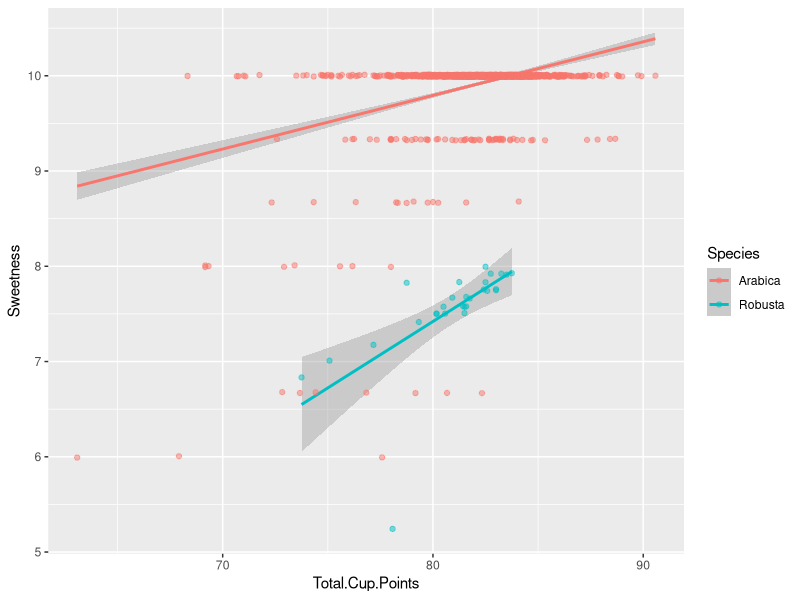
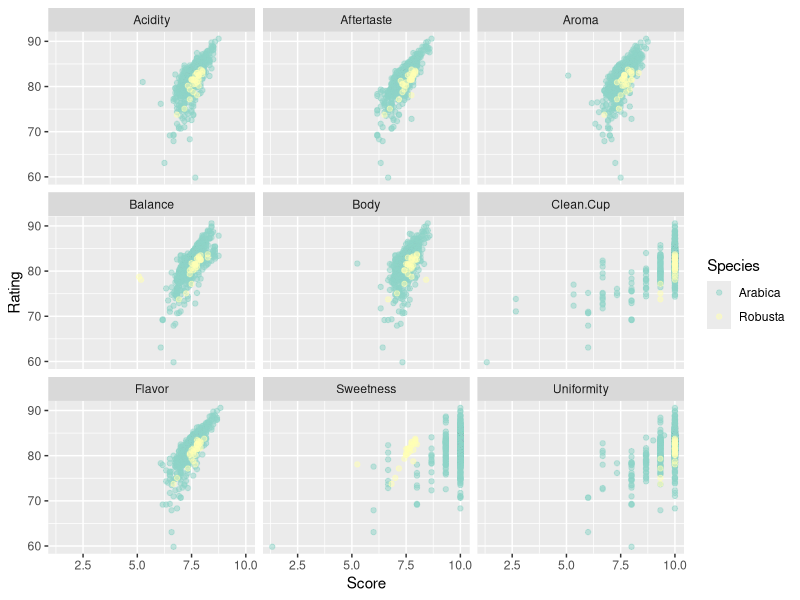
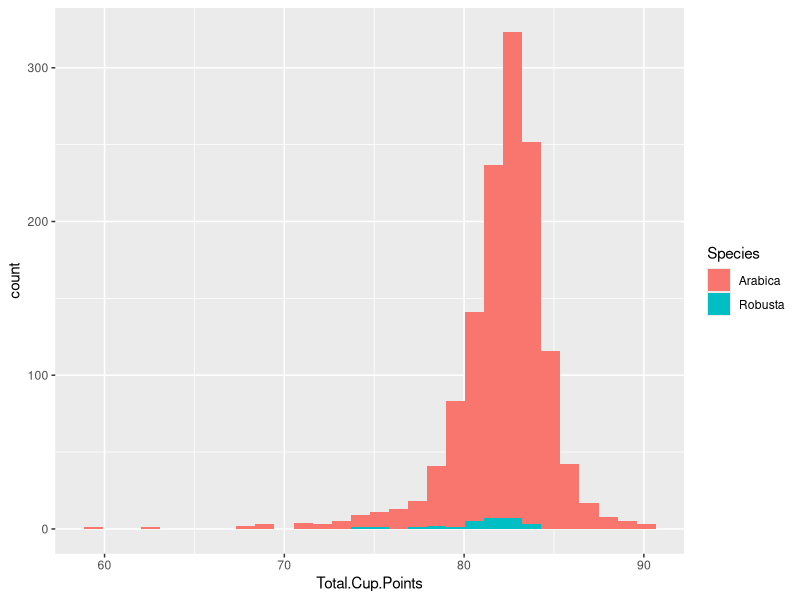
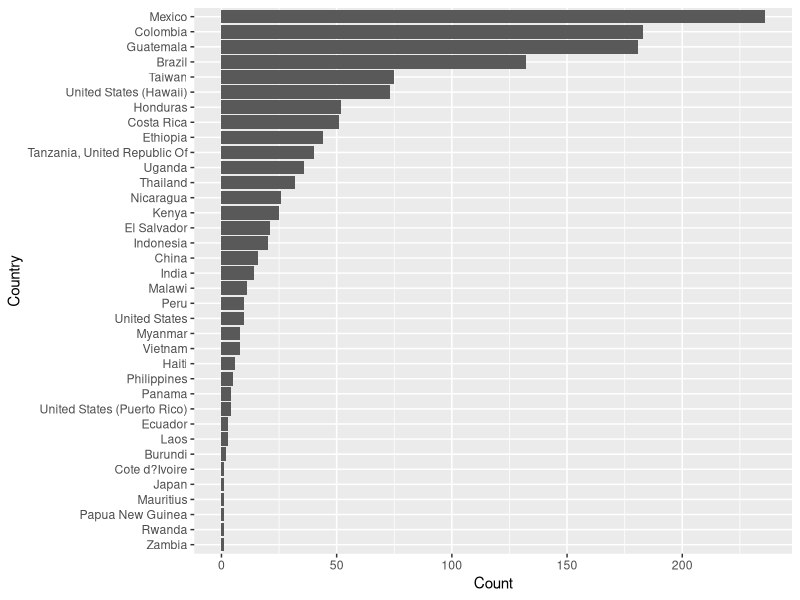
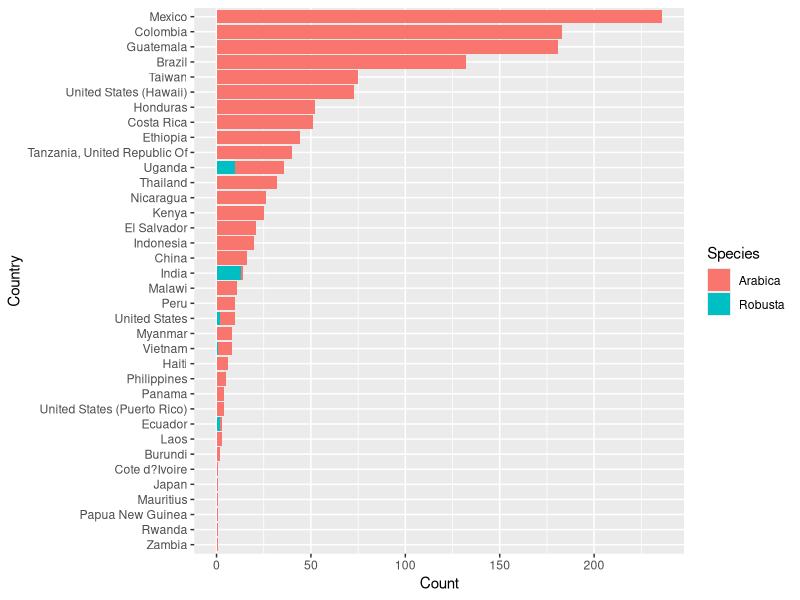

Reproduce these figures in R, in order.
## ---- chunk 1
knitr::opts_chunk$set(echo = FALSE, message=FALSE, warning=FALSE)
## ---- chunk 2
library(tidyverse)
library(RColorBrewer)

arabica_data_cleaned <- read_csv("data/arabica_data_cleaned.csv") %>%
  # keep only the numbers in the Harvest.Year column
  # need to check for leftover NA rows
  mutate(Harvest.Year = parse_number(Harvest.Year))

robusta_data_cleaned <- read_csv("data/robusta_data_cleaned.csv")

# bind the rows
coffees <- bind_rows(arabica_data_cleaned, robusta_data_cleaned)
## ---- chunk 3
coffees %>% filter(Sweetness>5) %>% 
ggplot( ) + 
   geom_smooth(mapping = aes(x = Total.Cup.Points, y = Sweetness, colour = Species),method="lm") +
  geom_point(mapping = aes(x = Total.Cup.Points, y = Sweetness, colour = Species), 
             alpha = 0.5, 
             position = position_jitter(width = 0, height = 0.01))
## ---- chunk 4
 #bad graph
# coffees %>% filter(Sweetness>5) %>% 
# ggplot( ) + 
#   geom_point(mapping = aes(x = altitude_mean_meters, y = Sweetness))
## ---- chunk 5
qm<-coffees %>% select(Aroma:Sweetness,Name, Species, Processing.Method,  Rating = Total.Cup.Points) %>% 
  pivot_longer(cols=Aroma:Sweetness,names_to ="qlty",values_to="Score") %>% filter(Score>0)

qm %>% ggplot()+  geom_point(mapping = aes(x = Score, y = Rating, colour = Species ), alpha = 0.5) +
  facet_wrap(~qlty) +
  scale_color_brewer(palette = "Set3")
## ---- chunk 6
ggplot(data=coffees %>% filter(Total.Cup.Points>5)) + geom_histogram(aes(x=Total.Cup.Points, fill = Species))

## ---- chunk 7
ggplot(data=coffees %>% filter(Total.Cup.Points>5, !(is.na(Country.of.Origin)))) + geom_bar(aes(x= fct_rev(fct_infreq(Country.of.Origin ))))+coord_flip()+ xlab("Country") + 
           ylab("Count")

## ---- chunk 8
ggplot(data=coffees %>% filter(Total.Cup.Points>5, !(is.na(Country.of.Origin)))) +
  geom_bar(aes(x= fct_rev(fct_infreq(Country.of.Origin)),
              fill = Species
               )
           )+
  coord_flip() + xlab("Country") + 
  ylab("Count")

